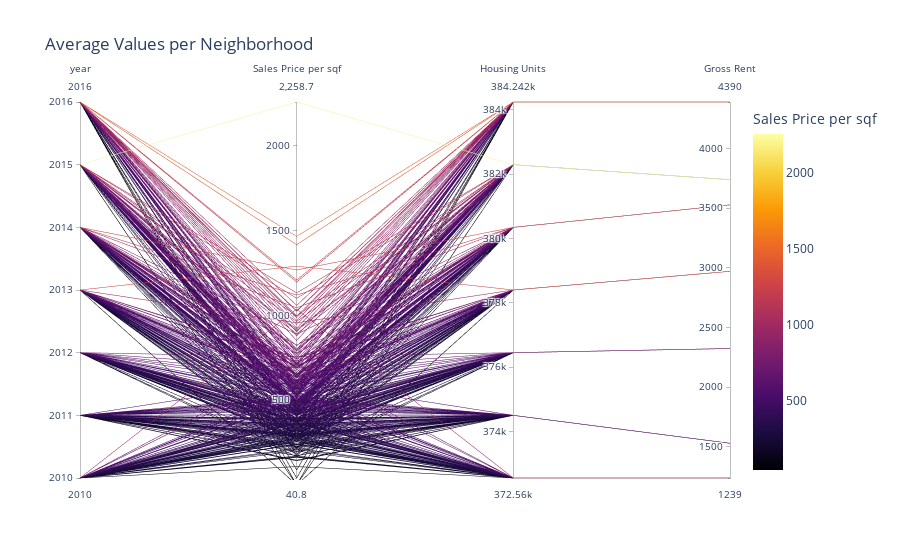

Notebook source saved alongside this figure:
### Markdown cell above
## Parallel Coordinates and Parallel Categories Analysis

In this section, you will use plotly express to create parallel coordinates and parallel categories visualizations so that investors can interactively filter and explore various factors related to the sales price of the neighborhoods. 

Using the DataFrame of Average values per neighborhood (calculated above), create the following visualizations:
1. Create a Parallel Coordinates Plot
2. Create a Parallel Categories Plot

### Code cell
# Parallel Coordinates Plot

px.parallel_coordinates(
    top_10_most_expensive, 
    title='Average Values per Neighborhood',
    labels={'neighborhood': "Neighborhood", 
            'sale_price_sqr_foot':'Sales Price per sqf',
           'housing_units':'Housing Units',
           'gross_rent':'Gross Rent'},
    color='sale_price_sqr_foot', 
    color_continuous_scale=px.colors.sequential.Inferno,

)

### Figure 1 — Plotly figure (JSON) as saved in the notebook; plotly's stock layout.template omitted (floating-point values rounded to 4 significant figures; data arrays with more than 128 entries replaced by an {"elided": "..."} marker saying what was removed)
{"data": [{"dimensions": [{"label": "year", "values": {"elided": "397 int values"}}, {"label": "Sales Price per sqf", "values": {"elided": "397 float values"}}, {"label": "Housing Units", "values": {"elided": "397 int values"}}, {"label": "Gross Rent", "values": {"elided": "397 int values"}}], "domain": {"x": [0, 1], "y": [0, 1]}, "line": {"color": {"elided": "397 float values"}, "coloraxis": "coloraxis"}, "name": "", "type": "parcoords"}], "layout": {"autosize": true, "coloraxis": {"colorbar": {"title": {"text": "Sales Price per sqf"}}, "colorscale": [[0, "#000004"], [0.1111, "#1b0c41"], [0.2222, "#4a0c6b"], [0.3333, "#781c6d"], [0.4444, "#a52c60"], [0.5556, "#cf4446"], [0.6667, "#ed6925"], [0.7778, "#fb9b06"], [0.8889, "#f7d13d"], [1, "#fcffa4"]]}, "legend": {"tracegroupgap": 0}, "title": {"text": "Average Values per Neighborhood"}}}
